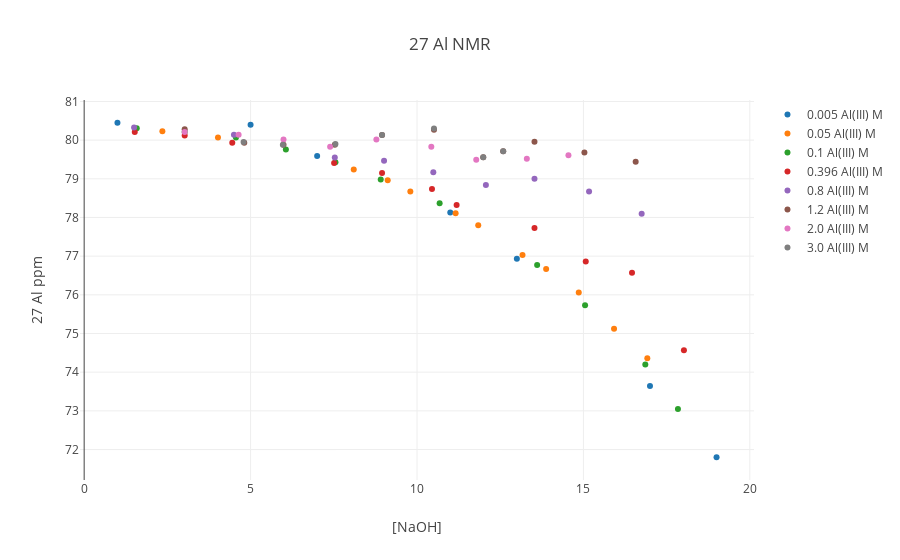

This figure's notebook cell:
### Code cell
# Create the new plot/figure with the axis names and figure title.

layout = go.Layout(title='27 Al NMR',
                   yaxis=dict(title='27 Al ppm'),
                   xaxis=dict(title='[NaOH]')
)

data = []

for t in traces:
    n_str = '{} Al(III) M'.format(t.iloc[0][0])
    new_trace = go.Scatter(
        name=n_str,
        x = t['NaOH M'],
        y = t['27 Al ppm'],
        mode='markers',
        text=sipos_2006_nmr['text'],
    )
    data.append(new_trace)

fig = go.Figure(data=data, layout=layout)
plot1 = py.iplot(fig, filename='scatter-for-dashboard')

### Figure 1 — Plotly figure (JSON) as saved in the notebook; plotly's stock layout.template omitted (floating-point values rounded to 4 significant figures)
{"data": [{"mode": "markers", "name": "0.005 Al(III) M", "text": ["[Al(III)] = 0.005", "[Al(III)] = 0.005", "[Al(III)] = 0.005", "[Al(III)] = 0.005", "[Al(III)] = 0.005", "[Al(III)] = 0.005", "[Al(III)] = 0.005", "[Al(III)] = 0.05", "[Al(III)] = 0.05", "[Al(III)] = 0.05", "[Al(III)] = 0.05", "[Al(III)] = 0.05", "[Al(III)] = 0.05", "[Al(III)] = 0.05", "[Al(III)] = 0.05", "[Al(III)] = 0.05", "[Al(III)] = 0.05", "[Al(III)] = 0.05", "[Al(III)] = 0.05", "[Al(III)] = 0.1", "[Al(III)] = 0.1", "[Al(III)] = 0.1", "[Al(III)] = 0.1", "[Al(III)] = 0.1", "[Al(III)] = 0.1", "[Al(III)] = 0.1", "[Al(III)] = 0.1", "[Al(III)] = 0.1", "[Al(III)] = 0.1", "[Al(III)] = 0.1", "[Al(III)] = 0.396", "[Al(III)] = 0.396", "[Al(III)] = 0.396", "[Al(III)] = 0.396", "[Al(III)] = 0.396", "[Al(III)] = 0.396", "[Al(III)] = 0.396", "[Al(III)] = 0.396", "[Al(III)] = 0.396", "[Al(III)] = 0.396", "[Al(III)] = 0.396", "[Al(III)] = 0.8", "[Al(III)] = 0.8", "[Al(III)] = 0.8", "[Al(III)] = 0.8", "[Al(III)] = 0.8", "[Al(III)] = 0.8", "[Al(III)] = 0.8", "[Al(III)] = 0.8", "[Al(III)] = 0.8", "[Al(III)] = 1.2", "[Al(III)] = 1.2", "[Al(III)] = 1.2", "[Al(III)] = 1.2", "[Al(III)] = 1.2", "[Al(III)] = 1.2", "[Al(III)] = 1.2", "[Al(III)] = 1.2", "[Al(III)] = 1.2", "[Al(III)] = 1.2", "[Al(III)] = 1.2", "[Al(III)] = 2.0", "[Al(III)] = 2.0", "[Al(III)] = 2.0", "[Al(III)] = 2.0", "[Al(III)] = 2.0", "[Al(III)] = 2.0", "[Al(III)] = 2.0", "[Al(III)] = 2.0", "[Al(III)] = 2.0", "[Al(III)] = 3.0", "[Al(III)] = 3.0", "[Al(III)] = 3.0", "[Al(III)] = 3.0", "[Al(III)] = 3.0", "[Al(III)] = 3.0", "[Al(III)] = 3.0"], "type": "scatter", "x": [1, 5, 7, 11, 13, 17, 19], "y": [80.45, 80.4, 79.59, 78.13, 76.93, 73.64, 71.8]}, {"mode": "markers", "name": "0.05 Al(III) M", "text": ["[Al(III)] = 0.005", "[Al(III)] = 0.005", "[Al(III)] = 0.005", "[Al(III)] = 0.005", "[Al(III)] = 0.005", "[Al(III)] = 0.005", "[Al(III)] = 0.005", "[Al(III)] = 0.05", "[Al(III)] = 0.05", "[Al(III)] = 0.05", "[Al(III)] = 0.05", "[Al(III)] = 0.05", "[Al(III)] = 0.05", "[Al(III)] = 0.05", "[Al(III)] = 0.05", "[Al(III)] = 0.05", "[Al(III)] = 0.05", "[Al(III)] = 0.05", "[Al(III)] = 0.05", "[Al(III)] = 0.1", "[Al(III)] = 0.1", "[Al(III)] = 0.1", "[Al(III)] = 0.1", "[Al(III)] = 0.1", "[Al(III)] = 0.1", "[Al(III)] = 0.1", "[Al(III)] = 0.1", "[Al(III)] = 0.1", "[Al(III)] = 0.1", "[Al(III)] = 0.1", "[Al(III)] = 0.396", "[Al(III)] = 0.396", "[Al(III)] = 0.396", "[Al(III)] = 0.396", "[Al(III)] = 0.396", "[Al(III)] = 0.396", "[Al(III)] = 0.396", "[Al(III)] = 0.396", "[Al(III)] = 0.396", "[Al(III)] = 0.396", "[Al(III)] = 0.396", "[Al(III)] = 0.8", "[Al(III)] = 0.8", "[Al(III)] = 0.8", "[Al(III)] = 0.8", "[Al(III)] = 0.8", "[Al(III)] = 0.8", "[Al(III)] = 0.8", "[Al(III)] = 0.8", "[Al(III)] = 0.8", "[Al(III)] = 1.2", "[Al(III)] = 1.2", "[Al(III)] = 1.2", "[Al(III)] = 1.2", "[Al(III)] = 1.2", "[Al(III)] = 1.2", "[Al(III)] = 1.2", "[Al(III)] = 1.2", "[Al(III)] = 1.2", "[Al(III)] = 1.2", "[Al(III)] = 1.2", "[Al(III)] = 2.0", "[Al(III)] = 2.0", "[Al(III)] = 2.0", "[Al(III)] = 2.0", "[Al(III)] = 2.0", "[Al(III)] = 2.0", "[Al(III)] = 2.0", "[Al(III)] = 2.0", "[Al(III)] = 2.0", "[Al(III)] = 3.0", "[Al(III)] = 3.0", "[Al(III)] = 3.0", "[Al(III)] = 3.0", "[Al(III)] = 3.0", "[Al(III)] = 3.0", "[Al(III)] = 3.0"], "type": "scatter", "x": [2.35, 4.02, 8.1, 9.8, 9.12, 11.16, 11.84, 13.17, 13.88, 14.86, 15.92, 16.92], "y": [80.23, 80.07, 79.24, 78.67, 78.96, 78.11, 77.8, 77.03, 76.67, 76.06, 75.12, 74.36]}, {"mode": "markers", "name": "0.1 Al(III) M", "text": ["[Al(III)] = 0.005", "[Al(III)] = 0.005", "[Al(III)] = 0.005", "[Al(III)] = 0.005", "[Al(III)] = 0.005", "[Al(III)] = 0.005", "[Al(III)] = 0.005", "[Al(III)] = 0.05", "[Al(III)] = 0.05", "[Al(III)] = 0.05", "[Al(III)] = 0.05", "[Al(III)] = 0.05", "[Al(III)] = 0.05", "[Al(III)] = 0.05", "[Al(III)] = 0.05", "[Al(III)] = 0.05", "[Al(III)] = 0.05", "[Al(III)] = 0.05", "[Al(III)] = 0.05", "[Al(III)] = 0.1", "[Al(III)] = 0.1", "[Al(III)] = 0.1", "[Al(III)] = 0.1", "[Al(III)] = 0.1", "[Al(III)] = 0.1", "[Al(III)] = 0.1", "[Al(III)] = 0.1", "[Al(III)] = 0.1", "[Al(III)] = 0.1", "[Al(III)] = 0.1", "[Al(III)] = 0.396", "[Al(III)] = 0.396", "[Al(III)] = 0.396", "[Al(III)] = 0.396", "[Al(III)] = 0.396", "[Al(III)] = 0.396", "[Al(III)] = 0.396", "[Al(III)] = 0.396", "[Al(III)] = 0.396", "[Al(III)] = 0.396", "[Al(III)] = 0.396", "[Al(III)] = 0.8", "[Al(III)] = 0.8", "[Al(III)] = 0.8", "[Al(III)] = 0.8", "[Al(III)] = 0.8", "[Al(III)] = 0.8", "[Al(III)] = 0.8", "[Al(III)] = 0.8", "[Al(III)] = 0.8", "[Al(III)] = 1.2", "[Al(III)] = 1.2", "[Al(III)] = 1.2", "[Al(III)] = 1.2", "[Al(III)] = 1.2", "[Al(III)] = 1.2", "[Al(III)] = 1.2", "[Al(III)] = 1.2", "[Al(III)] = 1.2", "[Al(III)] = 1.2", "[Al(III)] = 1.2", "[Al(III)] = 2.0", "[Al(III)] = 2.0", "[Al(III)] = 2.0", "[Al(III)] = 2.0", "[Al(III)] = 2.0", "[Al(III)] = 2.0", "[Al(III)] = 2.0", "[Al(III)] = 2.0", "[Al(III)] = 2.0", "[Al(III)] = 3.0", "[Al(III)] = 3.0", "[Al(III)] = 3.0", "[Al(III)] = 3.0", "[Al(III)] = 3.0", "[Al(III)] = 3.0", "[Al(III)] = 3.0"], "type": "scatter", "x": [1.58, 3.02, 4.56, 6.06, 8.91, 7.55, 10.68, 13.61, 15.05, 16.86, 17.84], "y": [80.31, 80.21, 80.07, 79.76, 78.98, 79.43, 78.37, 76.77, 75.73, 74.2, 73.05]}, {"mode": "markers", "name": "0.396 Al(III) M", "text": ["[Al(III)] = 0.005", "[Al(III)] = 0.005", "[Al(III)] = 0.005", "[Al(III)] = 0.005", "[Al(III)] = 0.005", "[Al(III)] = 0.005", "[Al(III)] = 0.005", "[Al(III)] = 0.05", "[Al(III)] = 0.05", "[Al(III)] = 0.05", "[Al(III)] = 0.05", "[Al(III)] = 0.05", "[Al(III)] = 0.05", "[Al(III)] = 0.05", "[Al(III)] = 0.05", "[Al(III)] = 0.05", "[Al(III)] = 0.05", "[Al(III)] = 0.05", "[Al(III)] = 0.05", "[Al(III)] = 0.1", "[Al(III)] = 0.1", "[Al(III)] = 0.1", "[Al(III)] = 0.1", "[Al(III)] = 0.1", "[Al(III)] = 0.1", "[Al(III)] = 0.1", "[Al(III)] = 0.1", "[Al(III)] = 0.1", "[Al(III)] = 0.1", "[Al(III)] = 0.1", "[Al(III)] = 0.396", "[Al(III)] = 0.396", "[Al(III)] = 0.396", "[Al(III)] = 0.396", "[Al(III)] = 0.396", "[Al(III)] = 0.396", "[Al(III)] = 0.396", "[Al(III)] = 0.396", "[Al(III)] = 0.396", "[Al(III)] = 0.396", "[Al(III)] = 0.396", "[Al(III)] = 0.8", "[Al(III)] = 0.8", "[Al(III)] = 0.8", "[Al(III)] = 0.8", "[Al(III)] = 0.8", "[Al(III)] = 0.8", "[Al(III)] = 0.8", "[Al(III)] = 0.8", "[Al(III)] = 0.8", "[Al(III)] = 1.2", "[Al(III)] = 1.2", "[Al(III)] = 1.2", "[Al(III)] = 1.2", "[Al(III)] = 1.2", "[Al(III)] = 1.2", "[Al(III)] = 1.2", "[Al(III)] = 1.2", "[Al(III)] = 1.2", "[Al(III)] = 1.2", "[Al(III)] = 1.2", "[Al(III)] = 2.0", "[Al(III)] = 2.0", "[Al(III)] = 2.0", "[Al(III)] = 2.0", "[Al(III)] = 2.0", "[Al(III)] = 2.0", "[Al(III)] = 2.0", "[Al(III)] = 2.0", "[Al(III)] = 2.0", "[Al(III)] = 3.0", "[Al(III)] = 3.0", "[Al(III)] = 3.0", "[Al(III)] = 3.0", "[Al(III)] = 3.0", "[Al(III)] = 3.0", "[Al(III)] = 3.0"], "type": "scatter", "x": [1.52, 3.02, 4.45, 7.51, 8.95, 10.45, 11.19, 13.53, 15.07, 16.46, 18.02], "y": [80.21, 80.12, 79.93, 79.41, 79.15, 78.74, 78.32, 77.73, 76.86, 76.57, 74.57]}, {"mode": "markers", "name": "0.8 Al(III) M", "text": ["[Al(III)] = 0.005", "[Al(III)] = 0.005", "[Al(III)] = 0.005", "[Al(III)] = 0.005", "[Al(III)] = 0.005", "[Al(III)] = 0.005", "[Al(III)] = 0.005", "[Al(III)] = 0.05", "[Al(III)] = 0.05", "[Al(III)] = 0.05", "[Al(III)] = 0.05", "[Al(III)] = 0.05", "[Al(III)] = 0.05", "[Al(III)] = 0.05", "[Al(III)] = 0.05", "[Al(III)] = 0.05", "[Al(III)] = 0.05", "[Al(III)] = 0.05", "[Al(III)] = 0.05", "[Al(III)] = 0.1", "[Al(III)] = 0.1", "[Al(III)] = 0.1", "[Al(III)] = 0.1", "[Al(III)] = 0.1", "[Al(III)] = 0.1", "[Al(III)] = 0.1", "[Al(III)] = 0.1", "[Al(III)] = 0.1", "[Al(III)] = 0.1", "[Al(III)] = 0.1", "[Al(III)] = 0.396", "[Al(III)] = 0.396", "[Al(III)] = 0.396", "[Al(III)] = 0.396", "[Al(III)] = 0.396", "[Al(III)] = 0.396", "[Al(III)] = 0.396", "[Al(III)] = 0.396", "[Al(III)] = 0.396", "[Al(III)] = 0.396", "[Al(III)] = 0.396", "[Al(III)] = 0.8", "[Al(III)] = 0.8", "[Al(III)] = 0.8", "[Al(III)] = 0.8", "[Al(III)] = 0.8", "[Al(III)] = 0.8", "[Al(III)] = 0.8", "[Al(III)] = 0.8", "[Al(III)] = 0.8", "[Al(III)] = 1.2", "[Al(III)] = 1.2", "[Al(III)] = 1.2", "[Al(III)] = 1.2", "[Al(III)] = 1.2", "[Al(III)] = 1.2", "[Al(III)] = 1.2", "[Al(III)] = 1.2", "[Al(III)] = 1.2", "[Al(III)] = 1.2", "[Al(III)] = 1.2", "[Al(III)] = 2.0", "[Al(III)] = 2.0", "[Al(III)] = 2.0", "[Al(III)] = 2.0", "[Al(III)] = 2.0", "[Al(III)] = 2.0", "[Al(III)] = 2.0", "[Al(III)] = 2.0", "[Al(III)] = 2.0", "[Al(III)] = 3.0", "[Al(III)] = 3.0", "[Al(III)] = 3.0", "[Al(III)] = 3.0", "[Al(III)] = 3.0", "[Al(III)] = 3.0", "[Al(III)] = 3.0"], "type": "scatter", "x": [1.5, 4.5, 7.53, 9.01, 10.49, 12.07, 13.53, 15.17, 16.75], "y": [80.33, 80.14, 79.55, 79.47, 79.17, 78.84, 79, 78.67, 78.1]}, {"mode": "markers", "name": "1.2 Al(III) M", "text": ["[Al(III)] = 0.005", "[Al(III)] = 0.005", "[Al(III)] = 0.005", "[Al(III)] = 0.005", "[Al(III)] = 0.005", "[Al(III)] = 0.005", "[Al(III)] = 0.005", "[Al(III)] = 0.05", "[Al(III)] = 0.05", "[Al(III)] = 0.05", "[Al(III)] = 0.05", "[Al(III)] = 0.05", "[Al(III)] = 0.05", "[Al(III)] = 0.05", "[Al(III)] = 0.05", "[Al(III)] = 0.05", "[Al(III)] = 0.05", "[Al(III)] = 0.05", "[Al(III)] = 0.05", "[Al(III)] = 0.1", "[Al(III)] = 0.1", "[Al(III)] = 0.1", "[Al(III)] = 0.1", "[Al(III)] = 0.1", "[Al(III)] = 0.1", "[Al(III)] = 0.1", "[Al(III)] = 0.1", "[Al(III)] = 0.1", "[Al(III)] = 0.1", "[Al(III)] = 0.1", "[Al(III)] = 0.396", "[Al(III)] = 0.396", "[Al(III)] = 0.396", "[Al(III)] = 0.396", "[Al(III)] = 0.396", "[Al(III)] = 0.396", "[Al(III)] = 0.396", "[Al(III)] = 0.396", "[Al(III)] = 0.396", "[Al(III)] = 0.396", "[Al(III)] = 0.396", "[Al(III)] = 0.8", "[Al(III)] = 0.8", "[Al(III)] = 0.8", "[Al(III)] = 0.8", "[Al(III)] = 0.8", "[Al(III)] = 0.8", "[Al(III)] = 0.8", "[Al(III)] = 0.8", "[Al(III)] = 0.8", "[Al(III)] = 1.2", "[Al(III)] = 1.2", "[Al(III)] = 1.2", "[Al(III)] = 1.2", "[Al(III)] = 1.2", "[Al(III)] = 1.2", "[Al(III)] = 1.2", "[Al(III)] = 1.2", "[Al(III)] = 1.2", "[Al(III)] = 1.2", "[Al(III)] = 1.2", "[Al(III)] = 2.0", "[Al(III)] = 2.0", "[Al(III)] = 2.0", "[Al(III)] = 2.0", "[Al(III)] = 2.0", "[Al(III)] = 2.0", "[Al(III)] = 2.0", "[Al(III)] = 2.0", "[Al(III)] = 2.0", "[Al(III)] = 3.0", "[Al(III)] = 3.0", "[Al(III)] = 3.0", "[Al(III)] = 3.0", "[Al(III)] = 3.0", "[Al(III)] = 3.0", "[Al(III)] = 3.0"], "type": "scatter", "x": [3.02, 4.81, 5.99, 7.53, 8.95, 10.51, 11.99, 12.59, 13.53, 15.03, 16.57], "y": [80.28, 79.93, 79.88, 79.88, 80.13, 80.27, 79.56, 79.71, 79.96, 79.68, 79.44]}, {"mode": "markers", "name": "2.0 Al(III) M", "text": ["[Al(III)] = 0.005", "[Al(III)] = 0.005", "[Al(III)] = 0.005", "[Al(III)] = 0.005", "[Al(III)] = 0.005", "[Al(III)] = 0.005", "[Al(III)] = 0.005", "[Al(III)] = 0.05", "[Al(III)] = 0.05", "[Al(III)] = 0.05", "[Al(III)] = 0.05", "[Al(III)] = 0.05", "[Al(III)] = 0.05", "[Al(III)] = 0.05", "[Al(III)] = 0.05", "[Al(III)] = 0.05", "[Al(III)] = 0.05", "[Al(III)] = 0.05", "[Al(III)] = 0.05", "[Al(III)] = 0.1", "[Al(III)] = 0.1", "[Al(III)] = 0.1", "[Al(III)] = 0.1", "[Al(III)] = 0.1", "[Al(III)] = 0.1", "[Al(III)] = 0.1", "[Al(III)] = 0.1", "[Al(III)] = 0.1", "[Al(III)] = 0.1", "[Al(III)] = 0.1", "[Al(III)] = 0.396", "[Al(III)] = 0.396", "[Al(III)] = 0.396", "[Al(III)] = 0.396", "[Al(III)] = 0.396", "[Al(III)] = 0.396", "[Al(III)] = 0.396", "[Al(III)] = 0.396", "[Al(III)] = 0.396", "[Al(III)] = 0.396", "[Al(III)] = 0.396", "[Al(III)] = 0.8", "[Al(III)] = 0.8", "[Al(III)] = 0.8", "[Al(III)] = 0.8", "[Al(III)] = 0.8", "[Al(III)] = 0.8", "[Al(III)] = 0.8", "[Al(III)] = 0.8", "[Al(III)] = 0.8", "[Al(III)] = 1.2", "[Al(III)] = 1.2", "[Al(III)] = 1.2", "[Al(III)] = 1.2", "[Al(III)] = 1.2", "[Al(III)] = 1.2", "[Al(III)] = 1.2", "[Al(III)] = 1.2", "[Al(III)] = 1.2", "[Al(III)] = 1.2", "[Al(III)] = 1.2", "[Al(III)] = 2.0", "[Al(III)] = 2.0", "[Al(III)] = 2.0", "[Al(III)] = 2.0", "[Al(III)] = 2.0", "[Al(III)] = 2.0", "[Al(III)] = 2.0", "[Al(III)] = 2.0", "[Al(III)] = 2.0", "[Al(III)] = 3.0", "[Al(III)] = 3.0", "[Al(III)] = 3.0", "[Al(III)] = 3.0", "[Al(III)] = 3.0", "[Al(III)] = 3.0", "[Al(III)] = 3.0"], "type": "scatter", "x": [3.02, 4.64, 5.99, 7.39, 8.78, 10.43, 11.78, 13.3, 14.55], "y": [80.21, 80.14, 80.02, 79.83, 80.02, 79.83, 79.49, 79.52, 79.61]}, {"mode": "markers", "name": "3.0 Al(III) M", "text": ["[Al(III)] = 0.005", "[Al(III)] = 0.005", "[Al(III)] = 0.005", "[Al(III)] = 0.005", "[Al(III)] = 0.005", "[Al(III)] = 0.005", "[Al(III)] = 0.005", "[Al(III)] = 0.05", "[Al(III)] = 0.05", "[Al(III)] = 0.05", "[Al(III)] = 0.05", "[Al(III)] = 0.05", "[Al(III)] = 0.05", "[Al(III)] = 0.05", "[Al(III)] = 0.05", "[Al(III)] = 0.05", "[Al(III)] = 0.05", "[Al(III)] = 0.05", "[Al(III)] = 0.05", "[Al(III)] = 0.1", "[Al(III)] = 0.1", "[Al(III)] = 0.1", "[Al(III)] = 0.1", "[Al(III)] = 0.1", "[Al(III)] = 0.1", "[Al(III)] = 0.1", "[Al(III)] = 0.1", "[Al(III)] = 0.1", "[Al(III)] = 0.1", "[Al(III)] = 0.1", "[Al(III)] = 0.396", "[Al(III)] = 0.396", "[Al(III)] = 0.396", "[Al(III)] = 0.396", "[Al(III)] = 0.396", "[Al(III)] = 0.396", "[Al(III)] = 0.396", "[Al(III)] = 0.396", "[Al(III)] = 0.396", "[Al(III)] = 0.396", "[Al(III)] = 0.396", "[Al(III)] = 0.8", "[Al(III)] = 0.8", "[Al(III)] = 0.8", "[Al(III)] = 0.8", "[Al(III)] = 0.8", "[Al(III)] = 0.8", "[Al(III)] = 0.8", "[Al(III)] = 0.8", "[Al(III)] = 0.8", "[Al(III)] = 1.2", "[Al(III)] = 1.2", "[Al(III)] = 1.2", "[Al(III)] = 1.2", "[Al(III)] = 1.2", "[Al(III)] = 1.2", "[Al(III)] = 1.2", "[Al(III)] = 1.2", "[Al(III)] = 1.2", "[Al(III)] = 1.2", "[Al(III)] = 1.2", "[Al(III)] = 2.0", "[Al(III)] = 2.0", "[Al(III)] = 2.0", "[Al(III)] = 2.0", "[Al(III)] = 2.0", "[Al(III)] = 2.0", "[Al(III)] = 2.0", "[Al(III)] = 2.0", "[Al(III)] = 2.0", "[Al(III)] = 3.0", "[Al(III)] = 3.0", "[Al(III)] = 3.0", "[Al(III)] = 3.0", "[Al(III)] = 3.0", "[Al(III)] = 3.0", "[Al(III)] = 3.0"], "type": "scatter", "x": [4.79, 5.97, 7.55, 8.95, 10.51, 11.99, 12.59], "y": [79.95, 79.88, 79.9, 80.13, 80.3, 79.56, 79.71]}], "layout": {"title": "27 Al NMR", "xaxis": {"title": "[NaOH]"}, "yaxis": {"title": "27 Al ppm"}}}
